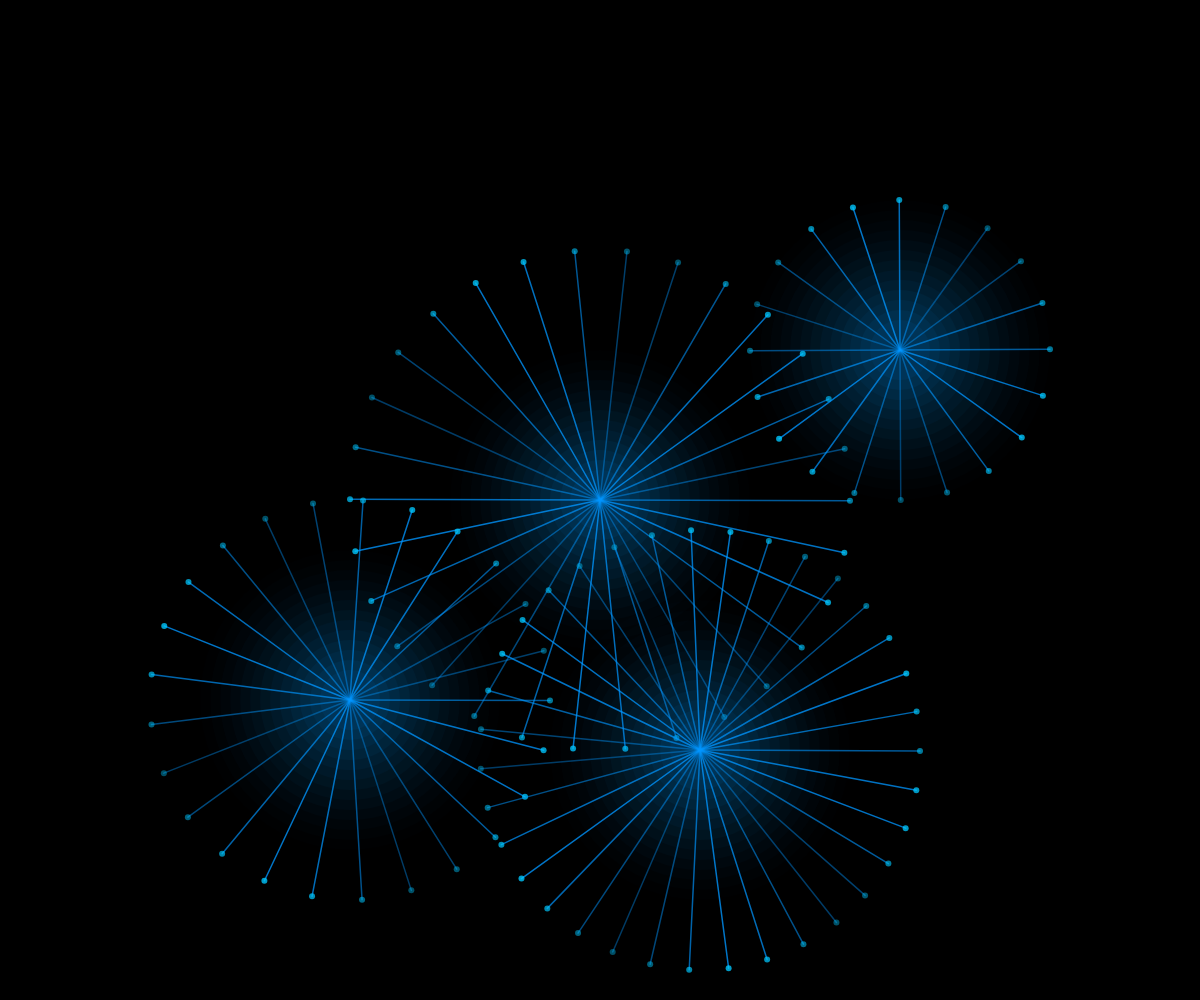
Frame 1 (no input)
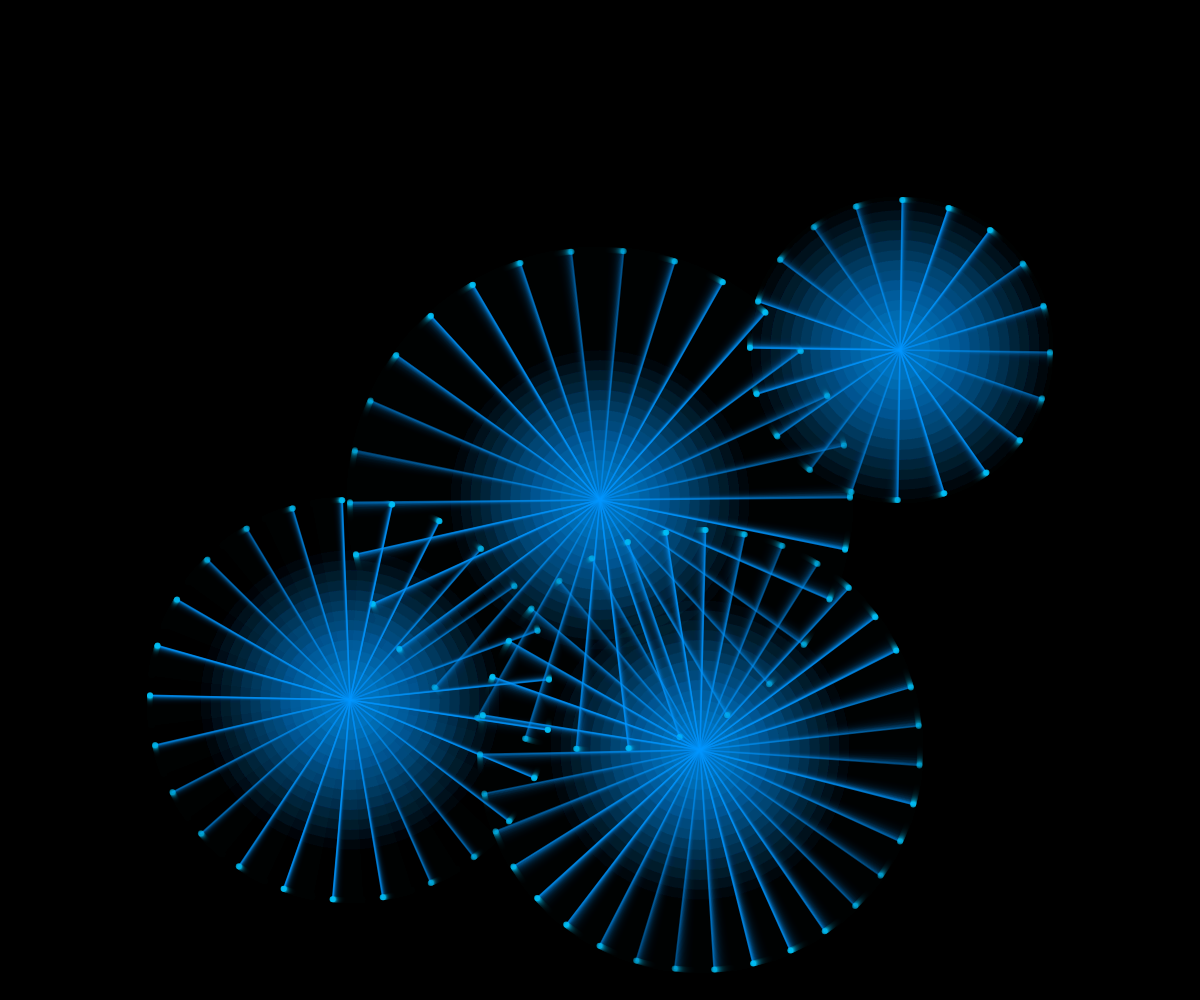
Frame 60 (no input)
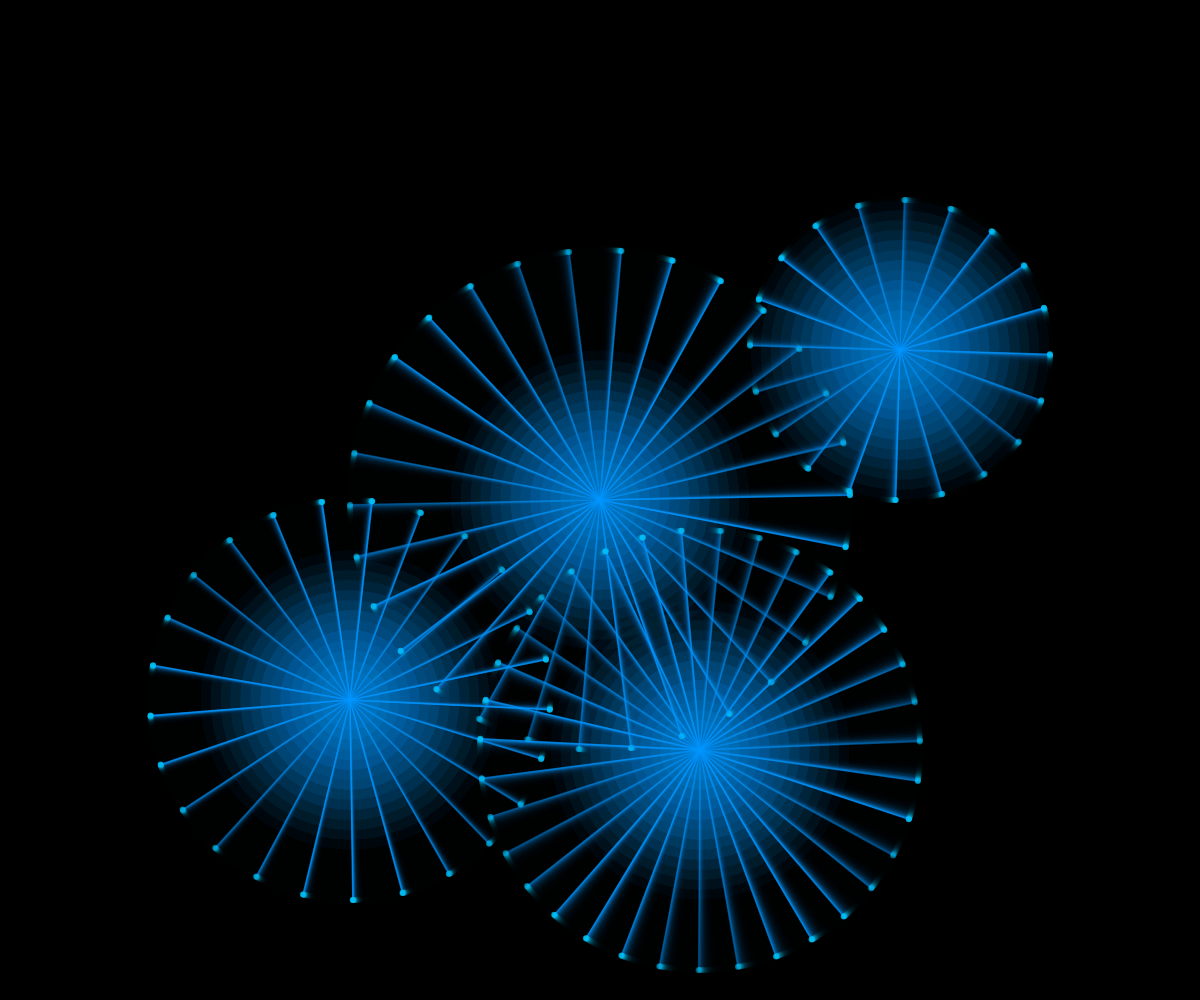
Frame 120 (the mouse pressed at the canvas centre since frame 60)

The p5.js sketch that drew these frames (run headless with seeded random() and noise() and a simulated clock; from frame 60 on, the mouse is pressed at the canvas centre):

// p5.js sketch
// ── sketch.js
function setup() {
  createCanvas(windowWidth, windowHeight);
  background(0);
  frameRate(60);
  noFill();
}

function draw() {
  background(0, 50);

  // Θέσεις για τα “laser”
  let centers = [
    { x: width / 2, y: height / 2, speed: 0.0002, beams: 30, radius: 250 },
    { x: width / 2 + 300, y: height / 2 - 150, speed: -0.0003, beams: 20, radius: 150 },
    { x: width / 2 - 250, y: height / 2 + 200, speed: 0.00015, beams: 25, radius: 200 },
    { x: width / 2 + 100, y: height / 2 + 250, speed: 0.00025, beams: 35, radius: 220 }
  ];

  // Σχεδίαση κάθε laser μοτίβου ξεχωριστά
  for (let center of centers) {
    drawLaserPattern(center.x, center.y, center.beams, center.radius, center.speed);
  }
}

function drawLaserPattern(cx, cy, beams, radius, speed) {
  noFill();
  strokeWeight(1.5);

  let time = millis() * speed;

  drawGlow(cx, cy);

  for (let i = 0; i < beams; i++) {
    let angle = TWO_PI / beams * i + time;
    let alpha = 150 + 50 * sin(time * 10 + i);

    stroke(0, 150, 255, alpha);

    let x = cx + cos(angle) * radius;
    let y = cy + sin(angle) * radius;

    line(cx, cy, x, y);

    noStroke();
    fill(0, 200, 255, alpha);
    ellipse(x, y, 6, 6);
  }
}

function drawGlow(cx, cy) {
  noStroke();
  for (let r = 300; r > 50; r -= 20) {
    let alpha = map(r, 50, 300, 15, 2);
    fill(0, 150, 255, alpha);
    ellipse(cx, cy, r);
  }
}




// ── sketch2.js
let curves = [];
let numCurves = 5;
let ledColors = [];

function setup() {
  createCanvas(windowWidth, windowHeight);
  noFill();
  strokeWeight(4);

  // Δημιουργία κυματοειδών καμπύλων
  for (let i = 0; i < numCurves; i++) {
    let yOffset = map(i, 0, numCurves - 1, height * 0.2, height * 0.8);
    curves.push({
      yOffset: yOffset,
      amplitude: random(30, 70),
      frequency: random(0.01, 0.02),
      phase: random(TWO_PI)
    });
    ledColors.push(color(random(100,255), random(100,255), random(100,255)));
  }
}

function draw() {
  background(10);

  for (let i = 0; i < curves.length; i++) {
    let c = curves[i];
    stroke(ledColors[i]);
    beginShape();
    for (let x = 0; x < width; x += 10) {
      let y = c.yOffset + sin(x * c.frequency + c.phase + millis() * 0.001) * c.amplitude;
      vertex(x, y);
    }
    endShape();
  }

  // Tooltip
  fill(255);
  noStroke();
  textAlign(CENTER);
  textSize(14);
  text("LEDstrips σε καμπύλες γραμμές – μετακίνησε το ποντίκι για αλλαγή φωτός", width / 2, height - 20);
}

// Με αλλαγή θέσης ποντικιού αλλάζουμε τα χρώματα
function mouseMoved() {
  for (let i = 0; i < ledColors.length; i++) {
    ledColors[i] = color(
      noise(i, frameCount * 0.01 + mouseX * 0.01) * 255,
      noise(i + 50, frameCount * 0.01 + mouseY * 0.01) * 255,
      noise(i + 100, frameCount * 0.01 + mouseX * 0.01 + mouseY * 0.01) * 255
    );
  }
}
